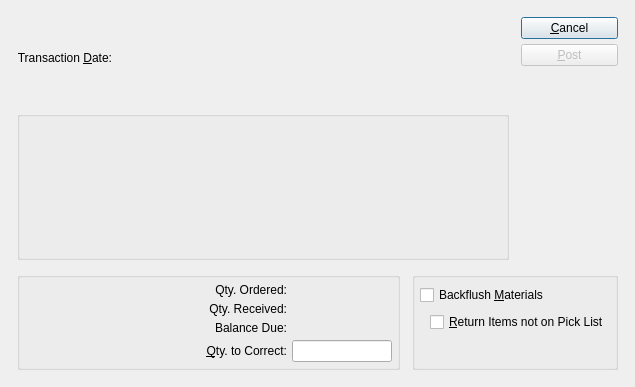
<?xml version="1.0" encoding="UTF-8"?>
<ui version="4.0">
 <comment>This file is part of the xTuple ERP: PostBooks Edition, a free and
open source Enterprise Resource Planning software suite,
Copyright (c) 1999-2019 by OpenMFG LLC, d/b/a xTuple.
It is licensed to you under the Common Public Attribution License
version 1.0, the full text of which (including xTuple-specific Exhibits)
is available at www.xtuple.com/CPAL.  By using this software, you agree
to be bound by its terms.</comment>
 <class>correctProductionPosting</class>
 <widget class="QDialog" name="correctProductionPosting">
  <property name="geometry">
   <rect>
    <x>0</x>
    <y>0</y>
    <width>635</width>
    <height>387</height>
   </rect>
  </property>
  <property name="windowTitle">
   <string>Correct Production Posting</string>
  </property>
  <layout class="QGridLayout" name="gridLayout_3">
   <item row="0" column="0">
    <layout class="QGridLayout" name="gridLayout_2">
     <property name="margin">
      <number>12</number>
     </property>
     <property name="spacing">
      <number>12</number>
     </property>
     <item row="0" column="0" colspan="2">
      <layout class="QHBoxLayout" name="horizontalLayout">
       <item>
        <widget class="QLabel" name="_transDateLit">
         <property name="text">
          <string>Transaction &amp;Date:</string>
         </property>
         <property name="alignment">
          <set>Qt::AlignRight|Qt::AlignTrailing|Qt::AlignVCenter</set>
         </property>
         <property name="buddy">
          <cstring>_transDate</cstring>
         </property>
        </widget>
       </item>
       <item>
        <widget class="DLineEdit" name="_transDate">
         <property name="sizePolicy">
          <sizepolicy hsizetype="Preferred" vsizetype="Fixed">
           <horstretch>0</horstretch>
           <verstretch>0</verstretch>
          </sizepolicy>
         </property>
        </widget>
       </item>
       <item>
        <spacer>
         <property name="orientation">
          <enum>Qt::Horizontal</enum>
         </property>
         <property name="sizeType">
          <enum>QSizePolicy::Expanding</enum>
         </property>
         <property name="sizeHint" stdset="0">
          <size>
           <width>0</width>
           <height>20</height>
          </size>
         </property>
        </spacer>
       </item>
      </layout>
     </item>
     <item row="0" column="2" rowspan="2">
      <layout class="QVBoxLayout">
       <item>
        <widget class="QPushButton" name="_close">
         <property name="text">
          <string>&amp;Cancel</string>
         </property>
        </widget>
       </item>
       <item>
        <widget class="QPushButton" name="_correct">
         <property name="enabled">
          <bool>false</bool>
         </property>
         <property name="text">
          <string>&amp;Post</string>
         </property>
        </widget>
       </item>
       <item>
        <spacer>
         <property name="orientation">
          <enum>Qt::Vertical</enum>
         </property>
         <property name="sizeType">
          <enum>QSizePolicy::Expanding</enum>
         </property>
         <property name="sizeHint" stdset="0">
          <size>
           <width>20</width>
           <height>20</height>
          </size>
         </property>
        </spacer>
       </item>
      </layout>
     </item>
     <item row="1" column="0" colspan="2">
      <widget class="QGroupBox" name="groupBox">
       <property name="title">
        <string/>
       </property>
       <layout class="QGridLayout" name="gridLayout">
        <item row="0" column="0">
         <layout class="QHBoxLayout" name="horizontalLayout_2">
          <item>
           <widget class="WoCluster" name="_wo">
            <property name="sizePolicy">
             <sizepolicy hsizetype="Fixed" vsizetype="Fixed">
              <horstretch>0</horstretch>
              <verstretch>0</verstretch>
             </sizepolicy>
            </property>
            <property name="minimumSize">
             <size>
              <width>290</width>
              <height>130</height>
             </size>
            </property>
            <property name="focusPolicy">
             <enum>Qt::StrongFocus</enum>
            </property>
           </widget>
          </item>
          <item>
           <spacer name="horizontalSpacer">
            <property name="orientation">
             <enum>Qt::Horizontal</enum>
            </property>
            <property name="sizeHint" stdset="0">
             <size>
              <width>0</width>
              <height>20</height>
             </size>
            </property>
           </spacer>
          </item>
         </layout>
        </item>
       </layout>
      </widget>
     </item>
     <item row="2" column="0">
      <widget class="QGroupBox" name="_qtyGroup">
       <property name="title">
        <string/>
       </property>
       <layout class="QGridLayout">
        <item row="0" column="0">
         <widget class="QLabel" name="_qtyOrderedLit">
          <property name="text">
           <string>Qty. Ordered:</string>
          </property>
          <property name="alignment">
           <set>Qt::AlignRight|Qt::AlignTrailing|Qt::AlignVCenter</set>
          </property>
         </widget>
        </item>
        <item row="0" column="1">
         <widget class="XLabel" name="_qtyOrdered">
          <property name="minimumSize">
           <size>
            <width>100</width>
            <height>0</height>
           </size>
          </property>
          <property name="alignment">
           <set>Qt::AlignRight|Qt::AlignTrailing|Qt::AlignVCenter</set>
          </property>
         </widget>
        </item>
        <item row="1" column="0">
         <widget class="QLabel" name="_qtyReceivedLit">
          <property name="text">
           <string>Qty. Received:</string>
          </property>
          <property name="alignment">
           <set>Qt::AlignRight|Qt::AlignTrailing|Qt::AlignVCenter</set>
          </property>
         </widget>
        </item>
        <item row="1" column="1">
         <widget class="XLabel" name="_qtyReceived">
          <property name="minimumSize">
           <size>
            <width>100</width>
            <height>0</height>
           </size>
          </property>
          <property name="alignment">
           <set>Qt::AlignRight|Qt::AlignTrailing|Qt::AlignVCenter</set>
          </property>
         </widget>
        </item>
        <item row="2" column="0">
         <widget class="QLabel" name="_qtyBalanceLit">
          <property name="text">
           <string>Balance Due:</string>
          </property>
          <property name="alignment">
           <set>Qt::AlignRight|Qt::AlignTrailing|Qt::AlignVCenter</set>
          </property>
         </widget>
        </item>
        <item row="2" column="1">
         <widget class="XLabel" name="_qtyBalance">
          <property name="minimumSize">
           <size>
            <width>100</width>
            <height>0</height>
           </size>
          </property>
          <property name="alignment">
           <set>Qt::AlignRight|Qt::AlignTrailing|Qt::AlignVCenter</set>
          </property>
         </widget>
        </item>
        <item row="3" column="0">
         <widget class="QLabel" name="_qtyLit">
          <property name="text">
           <string>&amp;Qty. to Correct:</string>
          </property>
          <property name="alignment">
           <set>Qt::AlignRight|Qt::AlignTrailing|Qt::AlignVCenter</set>
          </property>
          <property name="buddy">
           <cstring>_qty</cstring>
          </property>
         </widget>
        </item>
        <item row="3" column="1">
         <widget class="XLineEdit" name="_qty">
          <property name="maximumSize">
           <size>
            <width>100</width>
            <height>32767</height>
           </size>
          </property>
          <property name="alignment">
           <set>Qt::AlignRight</set>
          </property>
         </widget>
        </item>
       </layout>
      </widget>
     </item>
     <item row="2" column="1" colspan="2">
      <widget class="QGroupBox" name="_optionsGroup">
       <property name="title">
        <string/>
       </property>
       <layout class="QVBoxLayout" name="verticalLayout">
        <item>
         <widget class="XCheckBox" name="_backFlush">
          <property name="text">
           <string>Backflush &amp;Materials</string>
          </property>
         </widget>
        </item>
        <item>
         <layout class="QHBoxLayout">
          <property name="spacing">
           <number>0</number>
          </property>
          <item>
           <spacer>
            <property name="orientation">
             <enum>Qt::Horizontal</enum>
            </property>
            <property name="sizeType">
             <enum>QSizePolicy::Fixed</enum>
            </property>
            <property name="sizeHint" stdset="0">
             <size>
              <width>10</width>
              <height>0</height>
             </size>
            </property>
           </spacer>
          </item>
          <item>
           <widget class="XCheckBox" name="_nonPickItems">
            <property name="text">
             <string>&amp;Return Items not on Pick List</string>
            </property>
           </widget>
          </item>
         </layout>
        </item>
        <item>
         <spacer>
          <property name="orientation">
           <enum>Qt::Vertical</enum>
          </property>
          <property name="sizeType">
           <enum>QSizePolicy::Preferred</enum>
          </property>
          <property name="sizeHint" stdset="0">
           <size>
            <width>20</width>
            <height>28</height>
           </size>
          </property>
         </spacer>
        </item>
       </layout>
      </widget>
     </item>
    </layout>
   </item>
  </layout>
 </widget>
 <layoutdefault spacing="5" margin="5"/>
 <customwidgets>
  <customwidget>
   <class>DLineEdit</class>
   <extends>QWidget</extends>
   <header>datecluster.h</header>
   <container>1</container>
  </customwidget>
  <customwidget>
   <class>WoCluster</class>
   <extends>QWidget</extends>
   <header>wocluster.h</header>
  </customwidget>
  <customwidget>
   <class>XCheckBox</class>
   <extends>QCheckBox</extends>
   <header>xcheckbox.h</header>
  </customwidget>
  <customwidget>
   <class>XLabel</class>
   <extends>QLabel</extends>
   <header>xlabel.h</header>
  </customwidget>
  <customwidget>
   <class>XLineEdit</class>
   <extends>QLineEdit</extends>
   <header>xlineedit.h</header>
   <container>1</container>
  </customwidget>
 </customwidgets>
 <tabstops>
  <tabstop>_transDate</tabstop>
  <tabstop>_wo</tabstop>
  <tabstop>_qty</tabstop>
  <tabstop>_backFlush</tabstop>
  <tabstop>_nonPickItems</tabstop>
  <tabstop>_correct</tabstop>
  <tabstop>_close</tabstop>
 </tabstops>
 <resources/>
 <connections>
  <connection>
   <sender>_backFlush</sender>
   <signal>toggled(bool)</signal>
   <receiver>_nonPickItems</receiver>
   <slot>setEnabled(bool)</slot>
   <hints>
    <hint type="sourcelabel">
     <x>20</x>
     <y>20</y>
    </hint>
    <hint type="destinationlabel">
     <x>20</x>
     <y>20</y>
    </hint>
   </hints>
  </connection>
  <connection>
   <sender>_wo</sender>
   <signal>valid(bool)</signal>
   <receiver>_correct</receiver>
   <slot>setEnabled(bool)</slot>
   <hints>
    <hint type="sourcelabel">
     <x>20</x>
     <y>20</y>
    </hint>
    <hint type="destinationlabel">
     <x>20</x>
     <y>20</y>
    </hint>
   </hints>
  </connection>
  <connection>
   <sender>_close</sender>
   <signal>clicked()</signal>
   <receiver>correctProductionPosting</receiver>
   <slot>reject()</slot>
   <hints>
    <hint type="sourcelabel">
     <x>20</x>
     <y>20</y>
    </hint>
    <hint type="destinationlabel">
     <x>20</x>
     <y>20</y>
    </hint>
   </hints>
  </connection>
 </connections>
</ui>
